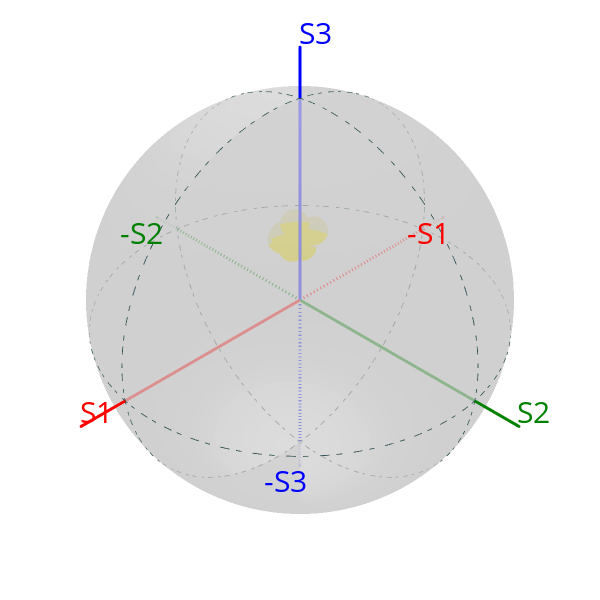

Notebook code for this chart:
### Code cell
S = Stokes('PM 50:50 Splitter')

# name_list = ['PM_to_PAX','port1_to_port2','port1_to_portT','port1_to_portR','port2_to_port1','port2_to_portT','port2_to_portR','portT_to_portR','portT_to_port1','portT_to_port2','portR_to_port1','portR_to_port2']
name_list = ['PM_to_PAX','port1_to_portT','port1_to_portR','port2_to_portT','port2_to_portR','portT_to_port1','portT_to_port2','portR_to_port1','portR_to_port2']
angles = []
ellipticities = []

legend_list =[]

for name in name_list:

    angle = np.deg2rad(data_dict[name][8])

    if angle < 0:
        angle += 2*np.pi

    angles.append(angle)

    ellip = np.deg2rad(data_dict[name][10])

    ellipticities.append(ellip)

    legend_list.append(f'{name} {data_dict[name][0]:.2f} dBm')


print(S.general_azimuth_ellipticity(amplitude=1, azimuth=angles, ellipticity=ellipticities))


fig = S.draw_poincare(subplots=True)

fig.show()

fig2 = S.draw_ellipse(draw_arrow=False)
plt.legend(legend_list)

plt.savefig(r'O:\Tech_Photonics\Projects\Narrow Linewidth\MFB Chips\Chip 3 Feedback measurements\PM_components\New_meas\PM_splitter_ellipse.pdf')

### Figure 1 — Plotly figure (JSON) as saved in the notebook; plotly's stock layout.template omitted (floating-point values rounded to 4 significant figures; data arrays with more than 128 entries replaced by an {"elided": "..."} marker saying what was removed)
{"data": [{"hoverinfo": "skip", "line": {"color": "red", "width": 6}, "marker": {"size": 1}, "name": "S1", "scene": "scene", "type": "scatter3d", "x": [0, 1.2], "y": [0, 0], "z": [0, 0]}, {"hoverinfo": "skip", "line": {"color": "red", "dash": "dash", "width": 6}, "marker": {"size": 1}, "name": "-S1", "scene": "scene", "type": "scatter3d", "x": [0, -1.2], "y": [0, 0], "z": [0, 0]}, {"hoverinfo": "skip", "line": {"color": "green", "width": 6}, "marker": {"size": 1}, "name": "S2", "scene": "scene", "type": "scatter3d", "x": [0, 0], "y": [0, 1.2], "z": [0, 0]}, {"hoverinfo": "skip", "line": {"color": "green", "dash": "dash", "width": 6}, "marker": {"size": 1}, "name": "-S2", "scene": "scene", "type": "scatter3d", "x": [0, 0], "y": [0, -1.2], "z": [0, 0]}, {"hoverinfo": "skip", "line": {"color": "blue", "width": 6}, "marker": {"size": 1}, "name": "S3", "scene": "scene", "type": "scatter3d", "x": [0, 0], "y": [0, 0], "z": [0, 1.2]}, {"hoverinfo": "skip", "line": {"color": "blue", "dash": "dash", "width": 6}, "marker": {"size": 1}, "name": "-S3", "scene": "scene", "type": "scatter3d", "x": [0, 0], "y": [0, 0], "z": [0, -1.2]}, {"line": {"color": "darkslategrey", "dash": "dashdot", "width": 2}, "mode": "lines", "name": "S3=0", "scene": "scene", "type": "scatter3d", "x": {"elided": "361 float values"}, "y": {"elided": "361 float values"}, "z": {"elided": "361 float values"}}, {"line": {"color": "darkslategrey", "dash": "dashdot", "width": 2}, "mode": "lines", "name": "S2=0", "scene": "scene", "type": "scatter3d", "x": {"elided": "361 float values"}, "y": {"elided": "361 float values"}, "z": {"elided": "361 float values"}}, {"line": {"color": "darkslategrey", "dash": "dashdot", "width": 2}, "mode": "lines", "name": "S1=0", "scene": "scene", "type": "scatter3d", "x": {"elided": "361 float values"}, "y": {"elided": "361 float values"}, "z": {"elided": "361 float values"}}, {"cmax": 1, "cmin": 0, "colorscale": [[0, "rgb(255,255,255)"], [0.125, "rgb(240,240,240)"], [0.25, "rgb(217,217,217)"], [0.375, "rgb(189,189,189)"], [0.5, "rgb(150,150,150)"], [0.625, "rgb(115,115,115)"], [0.75, "rgb(82,82,82)"], [0.875, "rgb(37,37,37)"], [1, "rgb(0,0,0)"]], "customdata": [], "hovertemplate": "S1: %{x:.3f}<br>S2: %{y:.3f}<br>S3: %{z:.3f}<br>Parameter: %{customdata:.3f}", "lighting": {"ambient": 0.9, "diffuse": 0, "fresnel": 0.2, "roughness": 0.5, "specular": 0.05}, "name": "Sphere", "opacity": 0.7, "scene": "scene", "showlegend": false, "showscale": false, "surfacecolor": {"elided": "100x100 float values"}, "type": "surface", "x": {"elided": "100x100 float values"}, "y": {"elided": "100x100 float values"}, "z": {"elided": "100x100 float values"}}, {"customdata": [], "hovertemplate": "S1: %{x:.3f}<br>S2: %{y:.3f}<br>S3: %{z:.3f}<br>Parameter: %{customdata:.3f}", "marker": {"color": [1.0, 1.0, 1.0, 1.0, 1.0, 1.0, 1.0, 1.0, 1.0], "colorscale": [[0, "rgb(0,0,0)"], [0.25, "rgb(230,0,0)"], [0.5, "rgb(230,210,0)"], [0.75, "rgb(255,255,255)"], [1, "rgb(160,200,255)"]], "size": 10}, "mode": "markers", "name": "PM 50:50 Splitter", "scene": "scene", "type": "scatter3d", "x": [-0.6439, -0.6881, -0.6217, -0.6712, -0.7062, -0.6656, -0.603, -0.6756, -0.7524], "y": [-0.7152, -0.6746, -0.76, -0.7135, -0.685, -0.7211, -0.7672, -0.7274, -0.6377], "z": [-0.2717, -0.2673, -0.1896, -0.2011, -0.1792, -0.1922, -0.2185, -0.1202, -0.1652]}], "layout": {"height": 600, "margin": {"b": 20, "l": 20, "r": 20, "t": 20}, "scene": {"annotations": [{"font": {"color": "red", "size": 30}, "showarrow": false, "text": "S1", "x": 1.2, "xshift": 15, "y": 0, "yshift": 15, "z": 0}, {"font": {"color": "red", "size": 30}, "showarrow": false, "text": "-S1", "x": -1.2, "xshift": -15, "y": 0, "yshift": -15, "z": 0}, {"font": {"color": "green", "size": 30}, "showarrow": false, "text": "S2", "x": 0, "xshift": 15, "y": 1.2, "yshift": 15, "z": 0}, {"font": {"color": "green", "size": 30}, "showarrow": false, "text": "-S2", "x": 0, "xshift": -15, "y": -1.2, "yshift": -15, "z": 0}, {"font": {"color": "blue", "size": 30}, "showarrow": false, "text": "S3", "x": 0, "xshift": 15, "y": 0, "yshift": 15, "z": 1.2}, {"font": {"color": "blue", "size": 30}, "showarrow": false, "text": "-S3", "x": 0, "xshift": -15, "y": 0, "yshift": -15, "z": -1.2}], "camera": {"center": {"x": 0, "y": 0, "z": 0}, "eye": {"x": 0.75, "y": 0.75, "z": 0.75}, "up": {"x": 0, "y": 0, "z": 1}}, "domain": {"x": [0, 1], "y": [0, 1]}, "xaxis": {"showbackground": false, "showgrid": false, "visible": false, "zeroline": false}, "yaxis": {"showbackground": false, "showgrid": false, "visible": false, "zeroline": false}, "zaxis": {"showbackground": false, "showgrid": false, "visible": false, "zeroline": false}}, "showlegend": false, "width": 600}}
